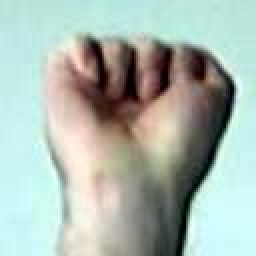
#> input picture training/sign_language_dataset/training_set/generatedimages2/A0.jpg, 128 x 128 px, found by its file name (shown 2 times larger)
$ jupyter execute --allow-errors Untitled.ipynb
#> lines starting #> are read from the running program, lines starting #| are printed output that depends on the picture
[cell 1]
import cv2
import os

[cell 2]
img = cv2.imread("generatedImages2/A0.jpg")
#> img is the input picture: shape (128, 128, 3); mean B, G, R 176, 184.6, 170.7
img = cv2.resize(img, (128, 128))

img4 = cv2.imread("generatedImages2/B0.jpg")
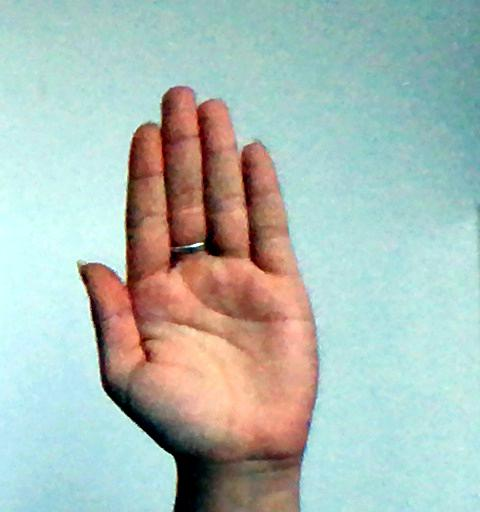
#> input picture training/sign_language_dataset/training_set/generatedImages11/B0.jpg, 480 x 512 px, found by its file name
#> img4 is the input picture: shape (512, 480, 3); mean B, G, R 182.4, 189.2, 172.1
img4 = cv2.resize(img, (128, 128))

[cell 3]
img1 = cv2.imread("generatedImages5/A0.jpg")
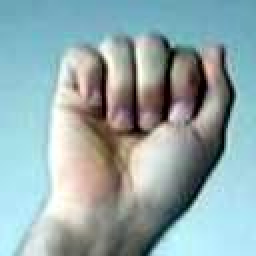
#> input picture training/sign_language_dataset/training_set/generatedimages5/A0.jpg, 128 x 128 px, found by its file name (shown 2 times larger)
#> img1 is the input picture: shape (128, 128, 3); mean B, G, R 171.7, 169.5, 146.9
img1 = cv2.resize(img, (128, 128))

img5 = cv2.imread("generatedImages5/B0.jpg")
img5 = cv2.resize(img, (128, 128))

[cell 4]
img2 = cv2.imread("generatedImages8/A0.jpg")
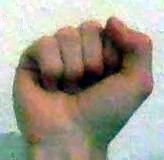
#> input picture training/sign_language_dataset/training_set/generatedimages8/A0.jpg, 164 x 160 px, found by its file name
#> img2 is the input picture: shape (160, 164, 3); mean B, G, R 140, 154.3, 161.5
img2 = cv2.resize(img, (128, 128))

img6 = cv2.imread("generatedImages8/B0.jpg")
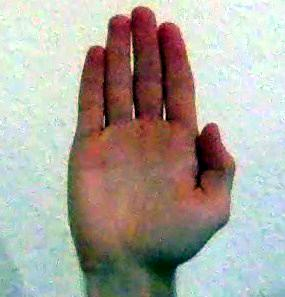
#> input picture training/sign_language_dataset/training_set/generatedimages8/B0.jpg, 285 x 297 px, found by its file name
#> img6 is the input picture: shape (297, 285, 3); mean B, G, R 157.1, 165.8, 171
img6 = cv2.resize(img, (128, 128))

[cell 5]
img3 = cv2.imread("generatedImages11/A0.jpg")
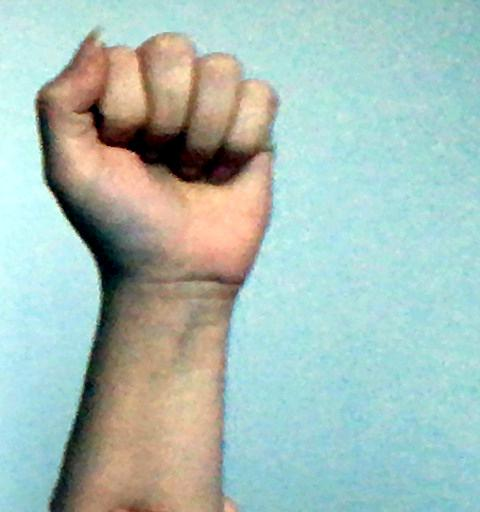
#> input picture training/sign_language_dataset/training_set/generatedImages11/A0.jpg, 480 x 512 px
#> img3 is the input picture: shape (512, 480, 3); mean B, G, R 184, 191, 166.9
img3 = cv2.resize(img, (128, 128))

img7 = cv2.imread("generatedImages11/B0.jpg")
img7 = cv2.resize(img, (128, 128))
